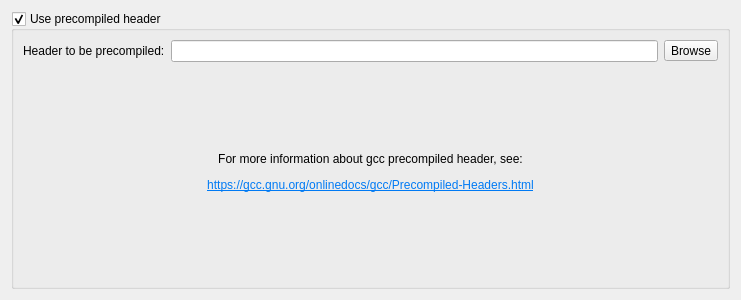
<?xml version="1.0" encoding="UTF-8"?>
<ui version="4.0">
 <class>ProjectPreCompileWidget</class>
 <widget class="QWidget" name="ProjectPreCompileWidget">
  <property name="geometry">
   <rect>
    <x>0</x>
    <y>0</y>
    <width>741</width>
    <height>300</height>
   </rect>
  </property>
  <property name="windowTitle">
   <string>Form</string>
  </property>
  <layout class="QHBoxLayout" name="horizontalLayout">
   <item>
    <widget class="QGroupBox" name="grpPrecompileHeader">
     <property name="title">
      <string>Use precompiled header</string>
     </property>
     <property name="checkable">
      <bool>true</bool>
     </property>
     <layout class="QVBoxLayout" name="verticalLayout">
      <item>
       <widget class="QWidget" name="widget" native="true">
        <layout class="QHBoxLayout" name="horizontalLayout_2">
         <property name="leftMargin">
          <number>0</number>
         </property>
         <property name="topMargin">
          <number>0</number>
         </property>
         <property name="rightMargin">
          <number>0</number>
         </property>
         <property name="bottomMargin">
          <number>0</number>
         </property>
         <item>
          <widget class="QLabel" name="label_2">
           <property name="text">
            <string>Header to be precompiled:</string>
           </property>
          </widget>
         </item>
         <item>
          <widget class="QLineEdit" name="txtPrecompileHeader"/>
         </item>
         <item>
          <widget class="QToolButton" name="btnBrowse">
           <property name="toolTip">
            <string>Browse</string>
           </property>
           <property name="text">
            <string>Browse</string>
           </property>
          </widget>
         </item>
        </layout>
       </widget>
      </item>
      <item>
       <widget class="QLabel" name="label">
        <property name="sizePolicy">
         <sizepolicy hsizetype="Preferred" vsizetype="Expanding">
          <horstretch>0</horstretch>
          <verstretch>0</verstretch>
         </sizepolicy>
        </property>
        <property name="text">
         <string>&lt;html&gt;&lt;head/&gt;&lt;body&gt;&lt;p&gt;For more information about gcc precompiled header, see:&lt;/p&gt;&lt;p&gt;&lt;a href=&quot;https://gcc.gnu.org/onlinedocs/gcc/Precompiled-Headers.html&quot;&gt;&lt;span style=&quot; text-decoration: underline; color:#007af4;&quot;&gt;https://gcc.gnu.org/onlinedocs/gcc/Precompiled-Headers.html&lt;/span&gt;&lt;/a&gt;&lt;/p&gt;&lt;/body&gt;&lt;/html&gt;</string>
        </property>
        <property name="textFormat">
         <enum>Qt::RichText</enum>
        </property>
        <property name="alignment">
         <set>Qt::AlignCenter</set>
        </property>
        <property name="openExternalLinks">
         <bool>true</bool>
        </property>
       </widget>
      </item>
     </layout>
    </widget>
   </item>
  </layout>
 </widget>
 <resources/>
 <connections/>
</ui>
